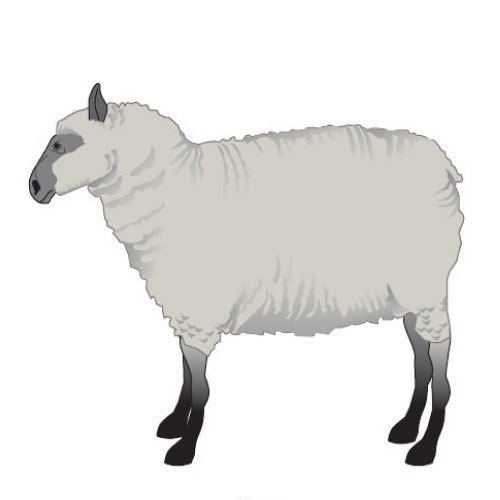
#> input picture computer_algebra22/lab3/1/sheep.jpg, 500 x 500 px
$ jupyter execute 1.ipynb
#> lines starting #> are read from the running program, lines starting #| are printed output that depends on the picture
[cell 1]
import matplotlib.pyplot as plt
import numpy as np

# Normal image

[cell 2]
img = plt.imread('sheep.jpg')
#> img is the input picture: shape (500, 500, 3); mean R, G, B 233, 232.2, 230.1
plt.imshow(img)

# Converting image to vectors

[cell 3]
def array_to_vectors(img: np.ndarray):
    y_range, x_range, _ = img.shape
    x_o, y_o = x_range // 2, y_range // 2
    return [np.array([i - x_o, j - y_o]) for i in range(x_range) for j in range(y_range)]

def vectors_to_array(vectors: list[np.ndarray], original: np.ndarray):
    y_range, x_range, _ = original.shape
    x_edge = max(vectors, key=lambda x: abs(x[0]))
    y_edge = max(vectors, key=lambda x: abs(x[1]))
    new_x_range = int((abs(x_edge[0]) + 1) * 2)
    new_y_range = int((abs(y_edge[1]) + 1) * 2)
    print(new_x_range)
    print(new_y_range)
    x_o, y_o = new_x_range // 2, new_y_range // 2
    image = np.ones((new_y_range, new_x_range, 3), dtype=np.uint8) * 255
    for i, vec in enumerate(vectors):
        x = int(vec[0]) + x_o
        y = int(vec[1]) + y_o
        if 0 <= x < new_x_range and 0 <= y < new_y_range:
            # [4 lines of commented-out code are left out]
            image[y, x] = original[i%y_range, i//y_range]

    return image.astype(np.uint8)

# Testing converters

[cell 4]
vecs = array_to_vectors(img)
#> vecs = 250000 items
rebuilt_img = vectors_to_array(vecs, img)
#> in vectors_to_array, `x_edge = max(vectors, key=lambda x: abs(x[0]))`: x_edge = [-250, -250]
#> in vectors_to_array, `new_x_range = int((abs(x_edge[0]) + 1) * 2)`: new_x_range = 502
#| 502
#| 502
#> in vectors_to_array, `x_o, y_o = new_x_range // 2, new_y_range // 2`: x_o = 251
#> the loop in vectors_to_array, `for i, vec in enumerate(vectors):` made 250000 passes
#> vec on passes 1 to 3: [-250, -250], [-250, -249], [-250, -248]
#plt.imshow(rebuilt_img)

plt.imshow(rebuilt_img)

[cell 5]
print(img.dtype)
#| uint8
print(rebuilt_img.dtype)
#| uint8

[cell 6]
scaled_img = plt.imread('scaled_sheep.jpg')
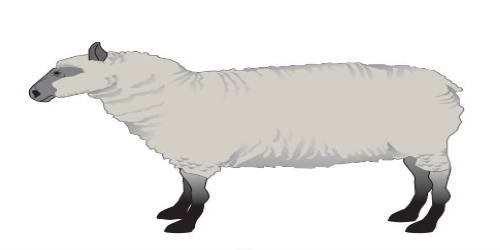
#> input picture computer_algebra22/lab3/1/scaled_sheep.jpg, 500 x 250 px
#> scaled_img is the input picture: shape (250, 500, 3); mean R, G, B 232.9, 232.1, 230
plt.imshow(scaled_img)

[cell 7]
vecs = array_to_vectors(scaled_img)
#> vecs = 125000 items
rebuilt_img = vectors_to_array(vecs, scaled_img)
#| 502
#| 252
#> the loop in vectors_to_array (call 2), `for i, vec in enumerate(vectors):` made 125000 passes
#> vec on passes 1 to 3: [-250, -125], [-250, -124], [-250, -123]
plt.imshow(rebuilt_img)

# Scaled image

[cell 8]
def shift_matrix(kx, ky):
    return np.array([[1/kx, 0],[0, 1/ky]])

[cell 9]
new_vecs = [shift_matrix(1, 0.5) @ v for v in vecs]
#> new_vecs = 125000 items
rebuilt_img = vectors_to_array(new_vecs, scaled_img)
#> in vectors_to_array (call 3), `x_edge = max(vectors, key=lambda x: abs(x[0]))`: x_edge = [-250, -250]
#> in vectors_to_array (call 3), `new_y_range = int((abs(y_edge[1]) + 1) * 2)`: new_y_range = 502
#| 502
#| 502
#> in vectors_to_array (call 3), `x_o, y_o = new_x_range // 2, new_y_range // 2`: y_o = 251
#> the loop in vectors_to_array (call 3), `for i, vec in enumerate(vectors):` made 125000 passes
#> (vec, y) on passes 1 to 3: ([-250, -250], 1), ([-250, -248], 3), ([-250, -246], 5)
#> after the loop in vectors_to_array (call 3), `for i, vec in enumerate(vectors):`:
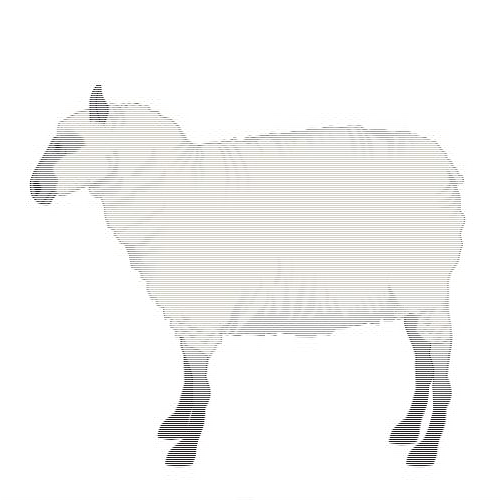
#> image: shape (502, 502, 3); mean R, G, B 244.1, 243.7, 242.6
plt.imshow(rebuilt_img)

# Shear

[cell 10]
img = plt.imread('sheared_sheep.jpg')
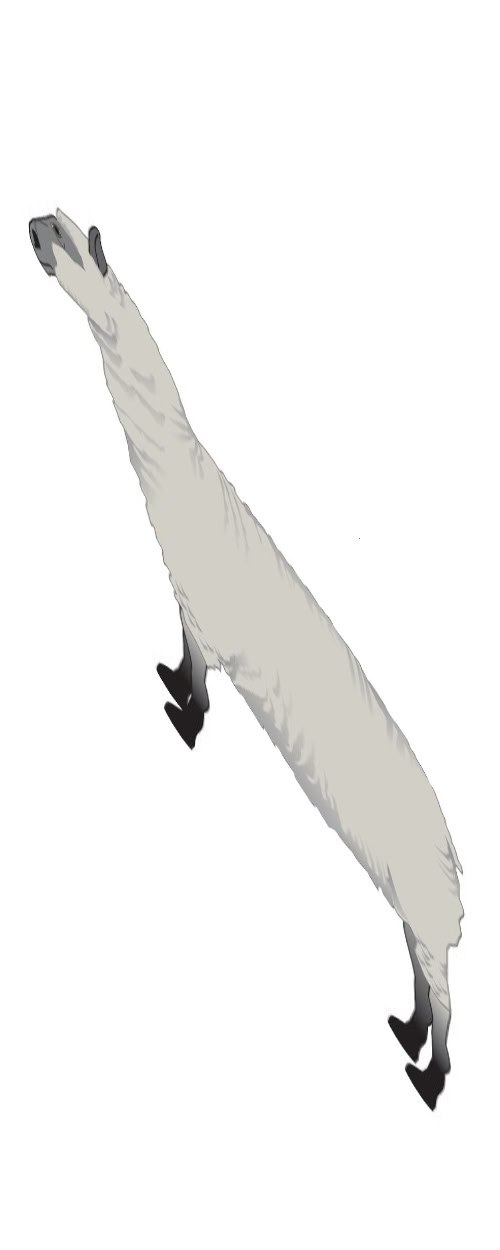
#> input picture computer_algebra22/lab3/1/sheared_sheep.jpg, 500 x 1250 px
#> img is the input picture: shape (1250, 500, 3); mean R, G, B 246.2, 245.9, 245
plt.imshow(img)

[cell 11]
def vertical_shear(b):
    return np.array([[1, 0], [b, 1]])

[cell 12]
vecs = array_to_vectors(img)
#> vecs = 625000 items
new_vecs = [vertical_shear(-1.5) @ v for v in vecs]
#> new_vecs = 625000 items
rebuilt_img = vectors_to_array(new_vecs, img)
#> in vectors_to_array (call 4), `y_edge = max(vectors, key=lambda x: abs(x[1]))`: y_edge = [-250, 999]
#> in vectors_to_array (call 4), `new_y_range = int((abs(y_edge[1]) + 1) * 2)`: new_y_range = 2000
#| 502
#| 2000
#> in vectors_to_array (call 4), `x_o, y_o = new_x_range // 2, new_y_range // 2`: y_o = 1000
#> the loop in vectors_to_array (call 4), `for i, vec in enumerate(vectors):` made 625000 passes
#> after the loop in vectors_to_array (call 4), `for i, vec in enumerate(vectors):`:
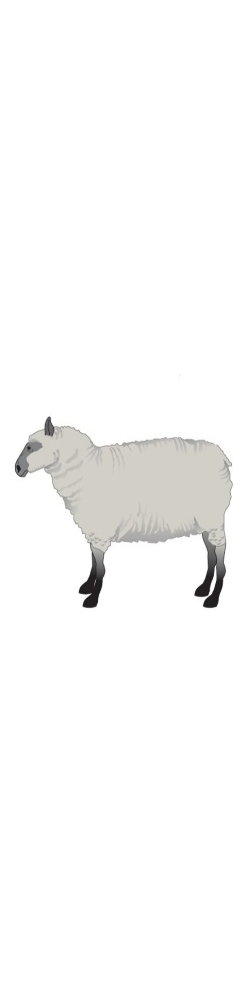
#> image: shape (2000, 502, 3) (shown at 1/2 size); mean R, G, B 249.5, 249.3, 248.8
plt.imshow(rebuilt_img)

# Translation

[cell 13]
img = plt.imread('translated_sheep.jpg')
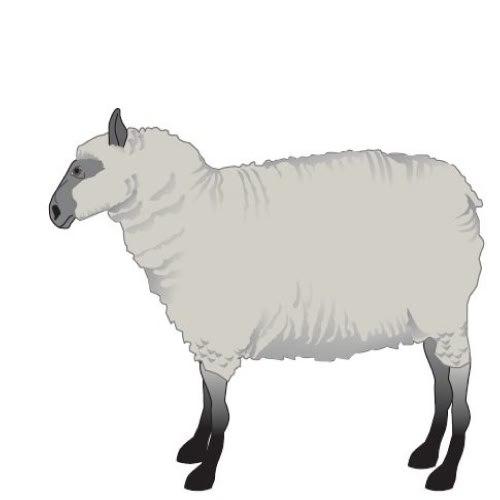
#> input picture computer_algebra22/lab3/1/translated_sheep.jpg, 500 x 500 px
#> img is the input picture: shape (500, 500, 3); mean R, G, B 233, 232.2, 230.1
plt.imshow(img)

[cell 14]
def translation(x, y, vecs):
    new_vecs = [v + np.array([x, y]) for v in vecs]
    return new_vecs[:-1] + [vecs[-1]]  # saving the size

[cell 15]
vecs = array_to_vectors(img)
new_vecs = translation(-20, -30, vecs)
rebuilt_img = vectors_to_array(new_vecs, img)
#| 542
#| 562
#> the loop in vectors_to_array (call 5), `for i, vec in enumerate(vectors):` made 250000 passes
#> vec on passes 1 to 3: [-270, -280], [-270, -279], [-270, -278]
#> after the loop in vectors_to_array (call 5), `for i, vec in enumerate(vectors):`:
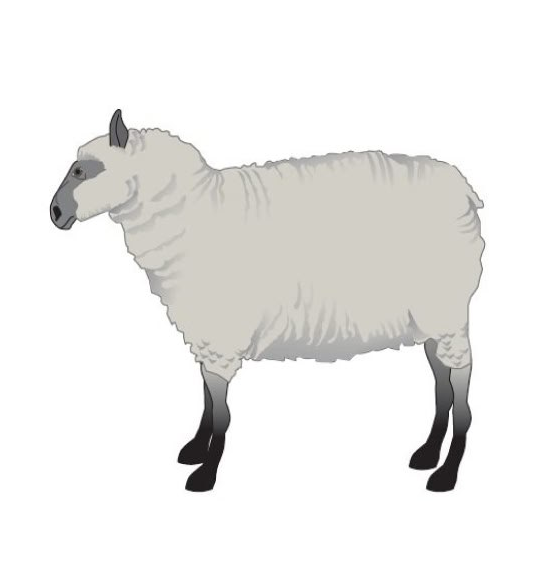
#> image: shape (562, 542, 3); mean R, G, B 237, 236.3, 234.5
plt.imshow(rebuilt_img)

# Rotation

[cell 16]
img = plt.imread('rotated_sheep.jpg')
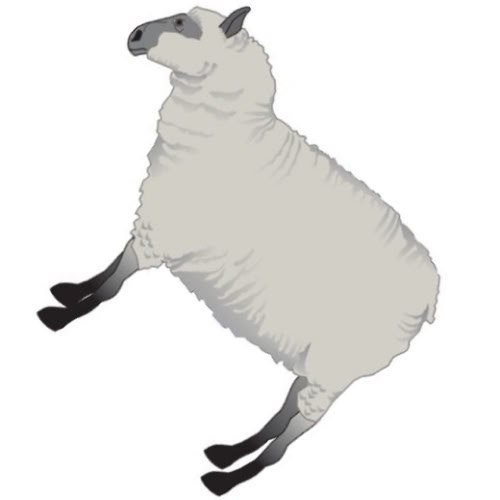
#> input picture computer_algebra22/lab3/1/rotated_sheep.jpg, 500 x 500 px
#> img is the input picture: shape (500, 500, 3); mean R, G, B 234.6, 233.8, 231.8
plt.imshow(img)

[cell 17]
def rotate(theta):
    return np.array([
        [np.cos(theta), np.sin(theta)],
        [-np.sin(theta), np.cos(theta)]])

[cell 18]
vecs = array_to_vectors(img)
new_vecs = [rotate(np.pi / 4) @ v for v in vecs]
rebuilt_img = vectors_to_array(new_vecs, img)
#| 709
#| 707
#> the loop in vectors_to_array (call 6), `for i, vec in enumerate(vectors):` made 250000 passes
#> vec on passes 1 to 3: [-353.6, -2.22e-14], [-352.8, 0.707], [-352.1, 1.41]
#> after the loop in vectors_to_array (call 6), `for i, vec in enumerate(vectors):`:
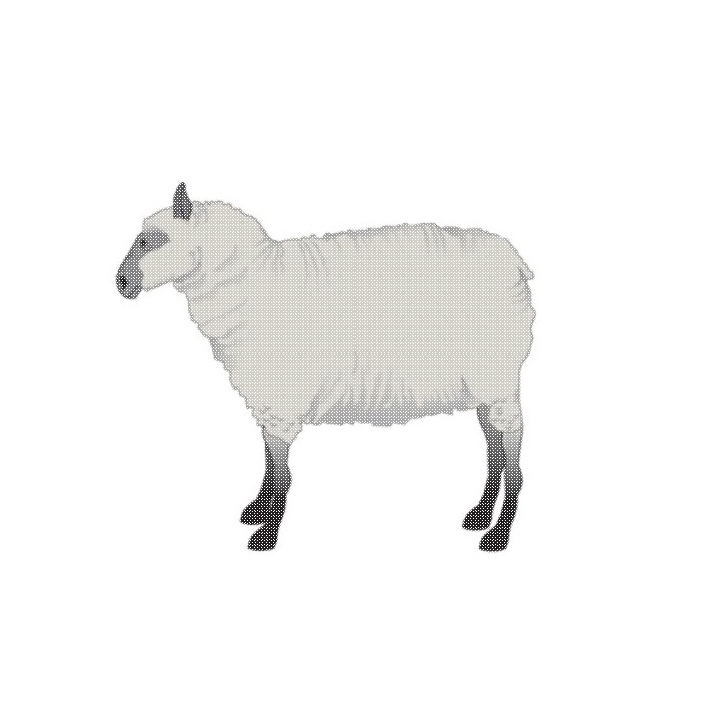
#> image: shape (707, 709, 3); mean R, G, B 246.6, 246.3, 245.5
plt.imshow(rebuilt_img)

# Mirroring

[cell 19]
img = plt.imread('mirrored_sheep.jpg')
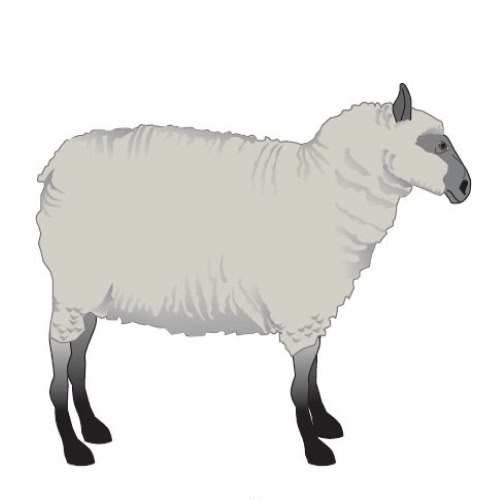
#> input picture computer_algebra22/lab3/1/mirrored_sheep.jpg, 500 x 500 px
#> img is the input picture: shape (500, 500, 3); mean R, G, B 233, 232.2, 230.1
plt.imshow(img)

[cell 20]
mirror = np.array([[-1, 0], [0,1]])

[cell 21]
vecs = array_to_vectors(img)
new_vecs = [mirror @ v for v in vecs]
rebuilt_img = vectors_to_array(new_vecs, img)
#| 502
#| 502
